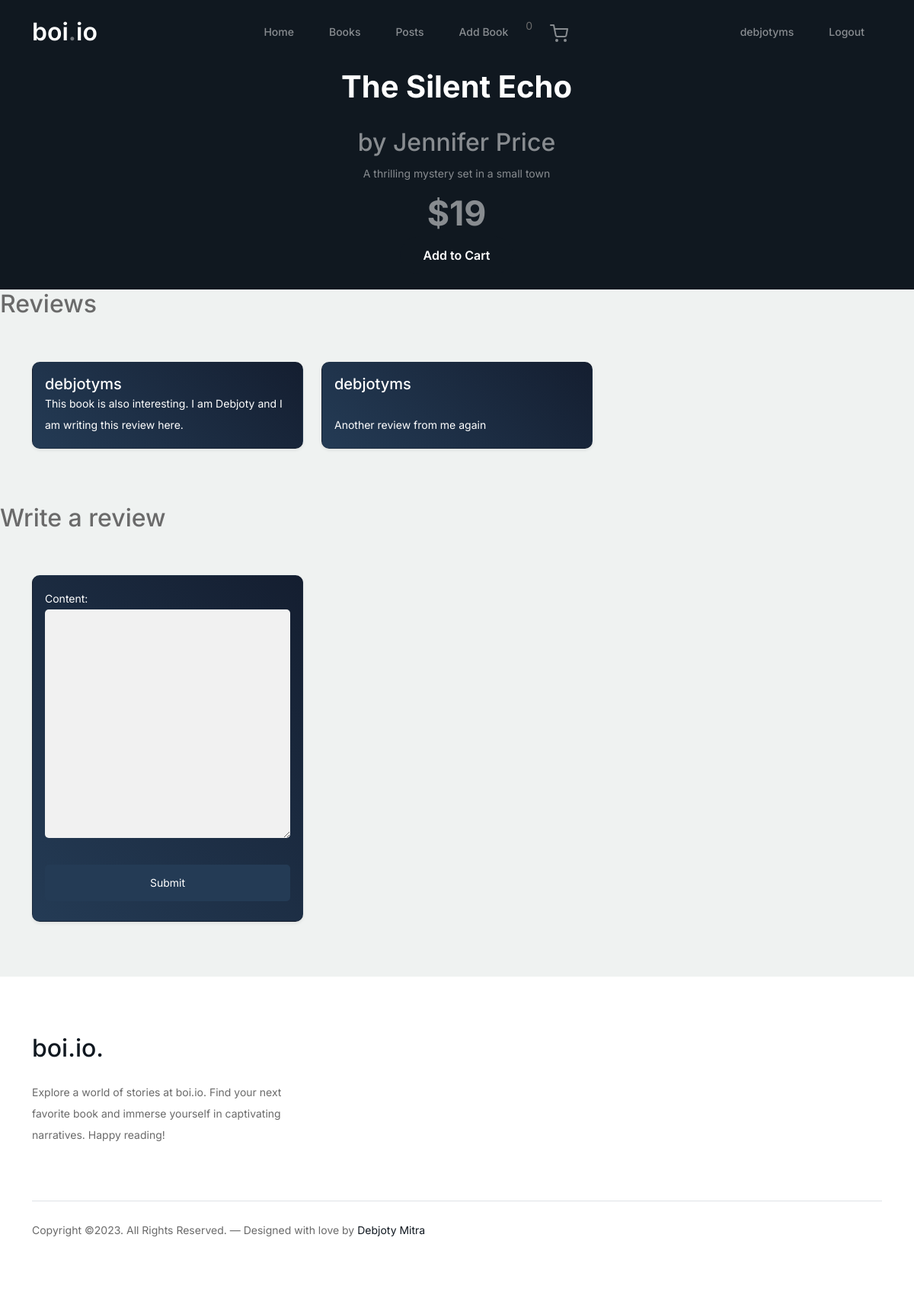
Screenshot of /product/1/ (signed in) with the database file from the repository.
### accounts/models.py (models this page shows, shortened)
class Book(models.Model):
    title = models.CharField(max_length=100, null=False)
    author = models.CharField(max_length=100, null=False)
    price = models.IntegerField(null=False)
    stock = models.IntegerField(null=False)
    genre = models.CharField(max_length=100, null=False)
    description = models.TextField(null=False)
    isbn = models.IntegerField(unique=True, null=False)

class Review(models.Model):
    user = models.ForeignKey(User, on_delete=models.CASCADE)
    book = models.ForeignKey(Book, on_delete=models.CASCADE)
    content = models.TextField()

### accounts/views.py (the view, shortened to what this page needs)
# urls.py: path('product/<int:book_id>/', views.product, name='product'),
def product(request, book_id):
    book = get_object_or_404(Book, id=book_id)
    reviews = Review.objects.filter(book=book)
    form = ReviewForm()
    return render(request, 'product.html', {'book': book, 'reviews': reviews, 'form': form})

### accounts/forms.py
class ReviewForm(forms.ModelForm):
    class Meta:
        model = Review
        fields = ['content']

### cart/carts.py (called while the page is built)
    def __len__(self):
        return len(list(self.cart.keys()))

### cart/context_processors.py (called while the page is built)
def cart(request):
    return {'cart': Cart(request)}

### accounts/templates/product.html (shortened to what this page needs)
{% extends 'base.html' %}
{% load static %}
{% block content %}
<div class="hero d-flex align-items-center" style="padding-top: 20px; padding-bottom: 20px;">
    <div class="container">
        <div class="row justify-content-center">
            <div class="col-lg-5 text-center">
                <div class="intro-excerpt">
                    <h1>{{ book.title }}</h1>
                    <h2 class="card-title">by {{ book.author }}</h2>
                    <p class="mb-4">{{ book.description }}</p>
                    <p class="small-text">${{ book.price }}</p>
                    <form action="{% url 'add-to-cart' book.id %}" method="POST">
                        <button type="submit" class="btn btn-primary">Add to Cart</button>
                    </form>
                </div>
            </div>
        </div>
    </div>
</div>
<h2>Reviews</h2>
<div class="container py-5">
    <div class="row">
        {% for review in reviews %}
            <div class="col-lg-4 mb-4">
                <div class="card h-100 shadow-sm">
                    <div class="card-body d-flex flex-column">
                        <h5 class="card-title mb-0">{{ review.user.username }}</h5>
                        <p class="card-text mt-auto">{{ review.content }}</p>
                    </div>
                </div>
            </div>
        {% empty %}
            <p>No reviews yet.</p>
        {% endfor %}
    </div>
</div>
<h2>Write a review</h2>
<div class="container py-5">
    <div class="row">
        <div class="col-lg-4 mb-4">
            <div class="card h-100 shadow-sm">
                <div class="card-body d-flex flex-column">
                    <form method="post" class="review-form">
                        {{ form.as_p }}
                        <button type="submit">Submit</button>
                    </form>
                </div>
            </div>
        </div>
    </div>
</div>
{% endblock %}

### templates/components/header.html (shortened to what this page needs)
{% load static %}
<nav class="custom-navbar navbar navbar navbar-expand-md navbar-dark bg-dark fixed-top" arial-label="Furni navigation bar">
    <div class="container">
        <a class="navbar-brand" href="{% url 'home'%}">boi<span>.</span>io</a>
        <div class="collapse navbar-collapse justify-content-center" id="navbarsFurni">
            <ul class="custom-navbar-nav navbar-nav ms-auto mb-2 mb-md-0">
                <li><a class="nav-link" href="{% url 'home'%}">Home</a></li>
                <li><a class="nav-link" href="{% url 'books'%}">Books</a></li>
                <li><a class="nav-link" href="{% url 'posts'%}">Posts</a></li>
                <li><a class="nav-link" href="{% url 'addbook'%}">Add Book</a></li>
                <span>{{cart|length}}</span>
                <li><a class="nav-link" href="{% url 'cart'%}"><img src="{% static 'images/cart.svg' %}"></a></li>
            </ul>
            <ul class="custom-navbar-nav navbar-nav ms-auto mb-2 mb-md-0">
                {% if request.user.is_authenticated %}
                <li><a class="nav-link" href="contact.html">{{request.user}}</a></li>
                <li><a class="nav-link" href="{% url 'logout'%}">Logout</a></li>
                {% else %}
                <li><a class="nav-link" href="{% url 'login'%}">Login</a></li>
                <li><a class="nav-link" href="{% url 'signup'%}">Sign Up</a></li>
                {% endif %}
            </ul>
        </div>
    </div>
</nav>

### static/css/style.css (style rules this page uses)
body { overflow-x: hidden; position: relative; }
body { font-family: "Inter", sans-serif; font-weight: 400; line-height: 28px; color: #6a6a6a; font-size: 14px; background-color: #eff2f1; }
a { text-decoration: none; -webkit-transition: .3s all ease; -o-transition: .3s all ease; transition: .3s all ease; color: #b6b6b6; text-decoration: underline; }
.custom-navbar { background: #101820 !important; padding-top: 20px; padding-bottom: 20px; }
.custom-navbar .navbar-brand { font-size: 32px; font-weight: 600; }
.custom-navbar .navbar-brand > span { opacity: .4; }
@media (min-width: 992px) { .custom-navbar .custom-navbar-nav li { margin-left: 15px; margin-right: 15px; } }
.custom-navbar .custom-navbar-nav li a { font-weight: 500; color: #ffffff !important; opacity: .5; -webkit-transition: .3s all ease; -o-transition: .3s all ease; transition: .3s all ease; position: relative; }
@media (min-width: 768px) { .custom-navbar .custom-navbar-nav li a:before { content: ""; position: absolute; bottom: 0; left: 8px; right: 8px; background: #ffffff; height: 5px; opacity: 1; visibility: visible; width: 0; -webkit-transition: .15s all ease-out; -o-transition: .15s all ease-out; transition: .15s all ease-out; } }
.hero { background: #101820; padding: calc(4rem - 30px) 0 0rem 0; }
@media (min-width: 768px) { .hero { padding: calc(4rem - 30px) 0 4rem 0; } }
@media (min-width: 992px) { .hero { padding: calc(8rem - 30px) 0 8rem 0; } }
.hero .intro-excerpt { position: relative; z-index: 4; }
@media (min-width: 992px) { .hero .intro-excerpt { max-width: 450px; } }
.hero h1 { font-weight: 700; color: #ffffff; margin-bottom: 30px; }
.hero p { color: rgba(255, 255, 255, 0.5); margin-botom: 30px; }
.btn { font-weight: 600; padding: 12px 30px; border-radius: 30px; color: #ffffff; background: #101820; border-color: #101820; }
.btn.btn-primary { background: #101820; border-color: #101820; }
textarea { height: auto !important; }

### templates/base.html (style rules this page uses)
body { padding-top: 70px; }

### accounts/templates/product.html (style rules this page uses)
h2.card-title { color: rgb(136, 140, 144); }
.small-text { font-size: 2.8rem; font-weight: 700; }
.card { transition: transform 0.3s ease; cursor: pointer; border-radius: 10px; position: relative; color: white; background: linear-gradient(45deg , #243b55, #141e30); }
.card::before { content: ""; position: absolute; top: 0; left: 0; width: 100%; height: 100%; background: linear-gradient(45deg, #141e30 , #243b55); z-index: -1; opacity: 0; transition: opacity 0.3s ease; }
.review-form input, .review-form textarea, .review-form button { width: 100%; border: none; padding: 10px; margin-bottom: 10px; border-radius: 5px; }
.review-form input, .review-form textarea { background: #f1f1f1; }
.review-form button { background: #243b55; color: white; cursor: pointer; }

### rows the page displays
Book: title "The Silent Echo", author "Jennifer Price", description "A thrilling mystery set in a small town", price "19"
Review: user.username "debjotyms", content "This book is also interesting. I am Debjoty and I am writing this review here."
Review: user.username "debjotyms", content "Another review from me again"

### other values shown
{{ cart|length }} "0"
{{ request.user }} "debjotyms"
